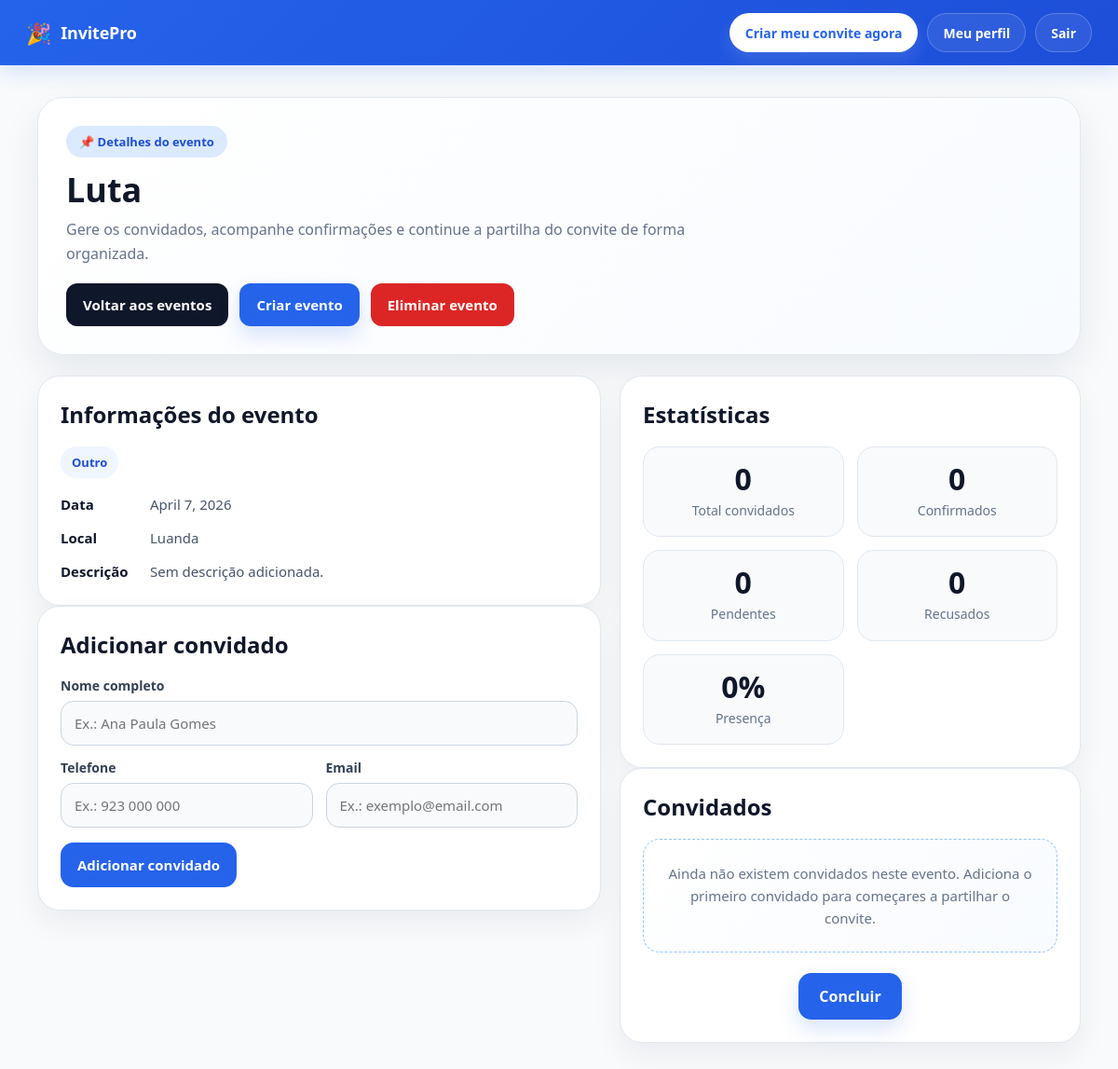
/event/19/ (signed in), run on an earlier commit of the app's database.
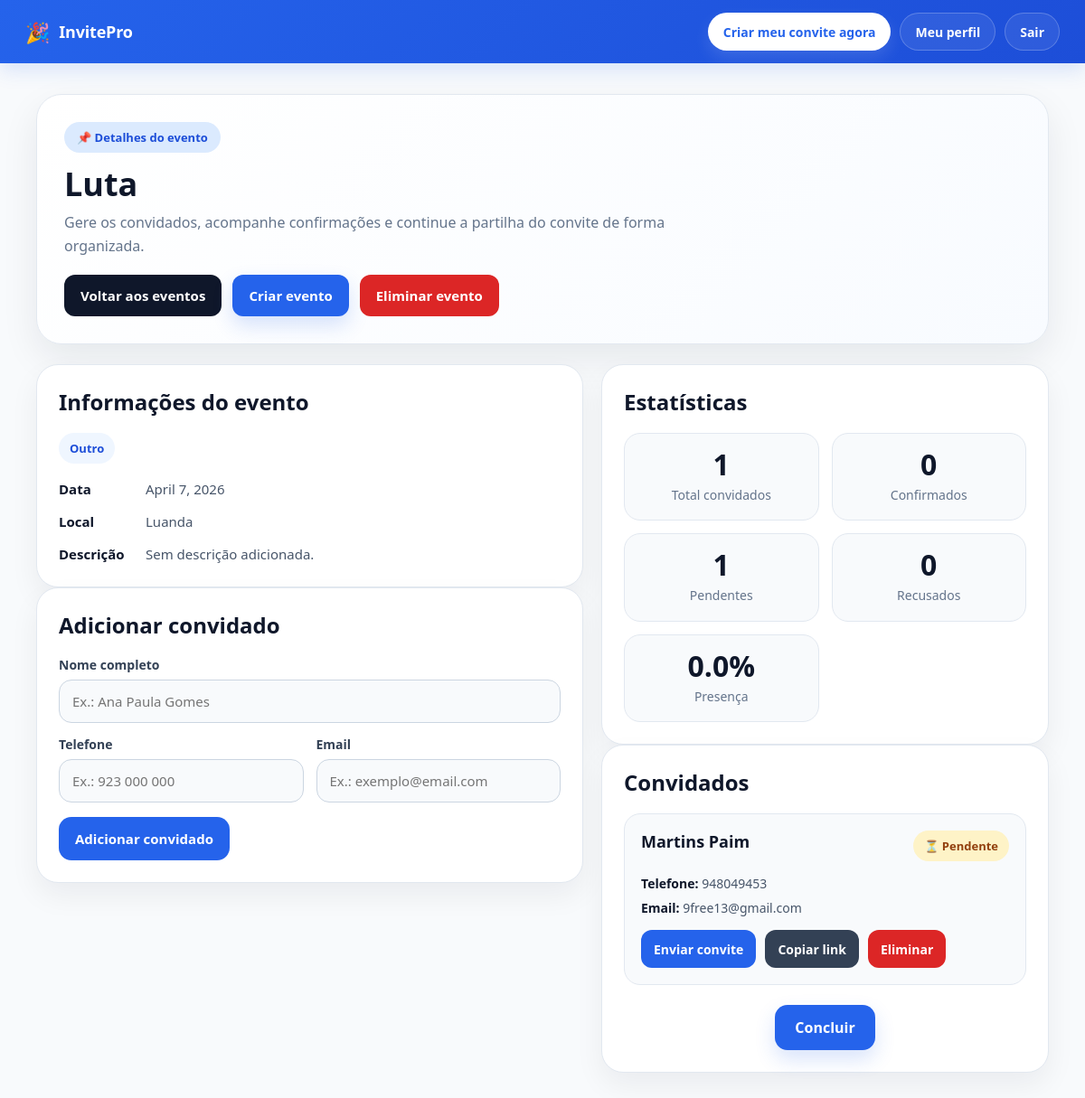
And on a later commit of the database.
### events/models.py (models this page shows, shortened)
class Event(models.Model):
    EVENT_TYPES = [
        ('aniversario', 'Aniversário'),
        ('casamento', 'Casamento'),
        ('noivado', 'Noivado'),
        ('baptizado', 'Baptizado'),
        ('cha_de_bebe', 'Chá de bebé'),
        ('formatura', 'Formatura'),
        ('conferencia', 'Conferência'),
        ('reuniao', 'Reunião'),
        ('evento_corporativo', 'Evento corporativo'),
        ('outro', 'Outro'),
    ]
    owner = models.ForeignKey(User, on_delete=models.CASCADE, null=True, blank=True)
    name = models.CharField(max_length=200)
    event_type = models.CharField(max_length=30, choices=EVENT_TYPES)
    custom_event_type = models.CharField(max_length=100, blank=True)
    date = models.DateField()
    location = models.CharField(max_length=255)
    description = models.TextField(blank=True)
    created_at = models.DateTimeField(auto_now_add=True)
    def event_type_label(self):
        if self.event_type == 'outro' and self.custom_event_type:
            return self.custom_event_type
        return self.get_event_type_display()

### guests/models.py (models this page shows, shortened)
class Guest(models.Model):
    STATUS_CHOICES = [
        ('pendente', 'Pendente'),
        ('confirmado', 'Confirmado'),
        ('recusado', 'Recusado'),
    ]
    event = models.ForeignKey(Event, on_delete=models.CASCADE)
    full_name = models.CharField(max_length=200)
    phone = models.CharField(max_length=20)
    email = models.EmailField(blank=True)
    status = models.CharField(max_length=20, choices=STATUS_CHOICES, default='pendente')
    token = models.UUIDField(default=uuid.uuid4, editable=False, unique=True)

### events/views.py (the view, shortened to what this page needs)
# urls.py: path('<int:event_id>/', views.event_detail, name='event_detail'),
def event_detail(request, event_id):
    event = get_object_or_404(Event, id=event_id)
    pending_event_id = request.session.get('pending_event_id')
    if event.owner:
        if not request.user.is_authenticated or event.owner != request.user:
            return redirect('/login/')
    else:
        if pending_event_id != event.id:
            return redirect('/login/')
    guests = Guest.objects.filter(event=event)
    total_guests = guests.count()
    confirmed_guests = guests.filter(status='confirmado').count()
    pending_guests = guests.filter(status='pendente').count()
    declined_guests = guests.filter(status='recusado').count()
    if total_guests > 0:
        percentage = round((confirmed_guests / total_guests) * 100, 1)
    else:
        percentage = 0
    return render(request, 'events/event_detail.html', {
        'event': event,
        'guests': guests,
        'total_guests': total_guests,
        'confirmed_guests': confirmed_guests,
        'pending_guests': pending_guests,
        'declined_guests': declined_guests,
        'percentage': percentage,
    })

### events/templates/events/event_detail.html (shortened to what this page needs)
{% extends "base.html" %}
{% block content %}
<div class="detail-wrapper">
    <div class="hero-card">
        <div class="hero-top">
            <div>
                <div class="hero-badge">📌 Detalhes do evento</div>
                <h1 class="hero-title">{{ event.name }}</h1>
                <p class="hero-subtitle">
                    Gere os convidados, acompanhe confirmações e continue a partilha do convite de forma organizada.
                </p>
            </div>
            <div class="hero-actions">
    <a href="/event/" class="hero-btn secondary"> Voltar aos eventos</a>
    <a href="/create/" class="hero-btn primary"> Criar evento</a>
    <a href="{% url 'delete_event' event.id %}"
       class="hero-btn"
       style="background:#dc2626; color:white;"
       onclick="return confirm('Tens a certeza que queres eliminar este evento?');">
         Eliminar evento
    </a>
</div>
        </div>
    </div>
    <div class="detail-grid">
        <div>
            <div class="info-card">
                <h2 class="section-title">Informações do evento</h2>
                <div class="event-type-badge">{{ event.event_type_label }}</div>
                <div class="meta-grid">
                    <div class="meta-item">
                        <span class="meta-label">Data</span>
                        <span>{{ event.date }}</span>
                    </div>
                    <div class="meta-item">
                        <span class="meta-label">Local</span>
                        <span>{{ event.location }}</span>
                    </div>
                    <div class="meta-item">
                        <span class="meta-label">Descrição</span>
                        <span>{{ event.description|default:"Sem descrição adicionada." }}</span>
                    </div>
                </div>
            </div>
            <div class="form-card">
                <h2 class="section-title">Adicionar convidado</h2>
                <form method="POST">
                    <div class="form-grid">
                        <div class="form-group full">
                            <label for="full_name">Nome completo</label>
                            <input type="text" id="full_name" name="full_name" placeholder="Ex.: Ana Paula Gomes" required>
                        </div>
                        <div class="form-group">
                            <label for="phone">Telefone</label>
                            <input type="text" id="phone" name="phone" placeholder="Ex.: 923 000 000">
                        </div>
                        <div class="form-group">
                            <label for="email">Email</label>
                            <input type="email" id="email" name="email" placeholder="Ex.: exemplo@email.com">
                        </div>
                    </div>
                    <button type="submit" class="submit-btn">Adicionar convidado</button>
                </form>
            </div>
        </div>
        <div>
            <div class="stats-card">
                <h2 class="section-title">Estatísticas</h2>
                <div class="stats-grid">
                    <div class="stat-box">
                        <div class="stat-number">{{ total_guests }}</div>
                        <div class="stat-label">Total convidados</div>
                    </div>
                    <div class="stat-box">
                        <div class="stat-number">{{ confirmed_guests }}</div>
                        <div class="stat-label">Confirmados</div>
                    </div>
                    <div class="stat-box">
                        <div class="stat-number">{{ pending_guests }}</div>
                        <div class="stat-label">Pendentes</div>
                    </div>
                    <div class="stat-box">
                        <div class="stat-number">{{ declined_guests }}</div>
                        <div class="stat-label">Recusados</div>
                    </div>
                    <div class="stat-box">
                        <div class="stat-number">{{ percentage }}%</div>
                        <div class="stat-label">Presença</div>
                    </div>
                </div>
            </div>
            <div class="guests-card">
                <h2 class="section-title">Convidados</h2>
                {% if guests %}
                    <ul class="guest-list">
                        {% for guest in guests %}
                            <li class="guest-item">
                                <div class="guest-top">
                                    <div class="guest-name">{{ guest.full_name }}</div>
                                    {% if guest.status == 'confirmado' %}
                                        <div class="status confirmado">✅ Confirmado</div>
                                    {% elif guest.status == 'recusado' %}
                                        <div class="status recusado">🚫 Recusado</div>
                                    {% else %}
                                        <div class="status pendente">⏳ Pendente</div>
                                    {% endif %}
                                </div>
                                <div class="guest-meta">
                                    <div class="guest-meta-item"><strong>Telefone:</strong> {{ guest.phone|default:"Não informado" }}</div>
                                    <div class="guest-meta-item"><strong>Email:</strong> {{ guest.email|default:"Não informado" }}</div>
                                </div>
                                <div class="guest-buttons">
                                    <button class="guest-btn primary" onclick="enviarWhatsApp(
                                        '{{ guest.full_name }}',
                                        '{{ guest.event.name }}',
                                        '{{ guest.event.date }}',
                                        '{{ guest.event.location }}',
                                        '{{ guest.phone }}',
                                        '{{ guest.token }}'
                                    )">
                                        Enviar convite
                                    </button>
                                    <button class="guest-btn dark" onclick="copiarLink('https://invitation-app-auto.onrender.com/invite/{{ guest.token }}/')">
                                        Copiar link
                                    </button>
                                    <a href="{% url 'delete_guest' guest.id %}"
                                       class="guest-btn danger"
                                       onclick="return confirm('Tens a certeza que queres eliminar este convidado?');">
                                        Eliminar
                                    </a>
                                </div>
                            </li>
                        {% endfor %}
                    </ul>
                {% else %}
                    <div class="empty-box">
                        Ainda não existem convidados neste evento. Adiciona o primeiro convidado para começares a partilhar o convite.
                    </div>
                {% endif %}
                <div class="finish-box">
                    {% if event.owner %}
                        <a href="/event/?created=1" class="finish-btn">Concluir</a>
                    {% else %}
                        <a href="/login/" class="finish-btn">Concluir</a>
                    {% endif %}
                </div>
            </div>
        </div>
    </div>
</div>
{% endblock %}

### templates/base.html (shortened to what this page needs)
<!DOCTYPE html>
<html lang="pt">
<head>
</head>
<body>
    <div class="navbar">
        <div class="nav-container">
            <a href="/" class="logo">
                <span class="logo-mark">🎉</span>
                <span>InvitePro</span>
            </a>
            <div class="nav-links">
                <a href="/create/" class="nav-link-btn cta-btn">Criar meu convite agora</a>
                {% if request.user.is_authenticated %}
                    <a href="/profile/" class="nav-link-btn ghost-btn">Meu perfil</a>
                    <a href="/logout/" class="nav-link-btn ghost-btn">Sair</a>
                {% else %}
                    <a href="/login/" class="nav-link-btn ghost-btn">Entrar</a>
                {% endif %}
            </div>
        </div>
    </div>
    <div class="container">
        {% block content %}{% endblock %}
    </div>
</body>
</html>

### templates/base.html (style rules this page uses)
:root { --primary: #2563eb; --primary-dark: #1d4ed8; --primary-soft: #dbeafe; --dark: #0f172a; --dark-soft: #1e293b; --text: #1e293b; --muted: #64748b; --border: #e2e8f0; --bg: #f8fafc; --card: #ffffff; --success: #16a34a; --warning: #d97706; --danger: #dc2626; --radius-lg: 22px; --radius-md: 14px; --shadow: 0 12px 30px rgba(15, 23, 42, 0.08); --shadow-soft: 0 8px 20px rgba(15, 23, 42, 0.06); }
* { box-sizing: border-box; }
html { scroll-behavior: smooth; }
body { margin: 0; font-family: "Segoe UI", Arial, sans-serif; background: var(--bg); color: var(--text); }
a { color: inherit; }
.navbar { background: linear-gradient(135deg, var(--primary), var(--primary-dark)); padding: 14px 28px; box-shadow: 0 8px 20px rgba(37, 99, 235, 0.15); }
.nav-container { max-width: 1200px; margin: 0 auto; display: flex; align-items: center; justify-content: space-between; gap: 18px; }
.logo { display: inline-flex; align-items: center; gap: 10px; font-size: 18px; font-weight: 800; color: white; text-decoration: none; white-space: nowrap; letter-spacing: -0.2px; }
.logo-mark { font-size: 22px; }
.nav-links { display: flex; align-items: center; gap: 10px; flex-wrap: wrap; }
.nav-link-btn { display: inline-flex; align-items: center; justify-content: center; min-height: 42px; padding: 10px 16px; border-radius: 999px; font-size: 14px; font-weight: 700; text-decoration: none; transition: 0.2s ease; white-space: nowrap; border: 1px solid transparent; box-shadow: none; }
.cta-btn { background: white; color: var(--primary); box-shadow: 0 8px 18px rgba(255,255,255,0.12); }
.ghost-btn { background: rgba(255,255,255,0.08); color: white; border-color: rgba(255,255,255,0.22); }
.container { max-width: 1200px; margin: 0 auto; padding: 28px 20px 40px; }
input, select, textarea, button { font-family: inherit; }

What changed in the data, as far as the page shows it:
added Guest: full_name "Martins Paim", status "⏳ Pendente", phone "948049453", email "9free13@gmail.com"
Also different on the page:
{{ total_guests }}: "0" → "1"
{{ pending_guests }}: "0" → "1"
{{ percentage }}: "0" → "0.0"
text no longer shown: "Ainda não existem convidados neste evento. Adiciona o primeiro convidado para começares a partilhar o convite."
